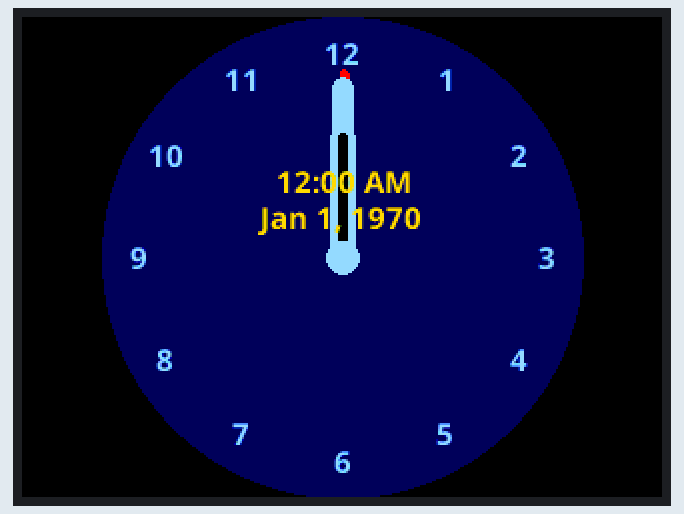
Simulated run of this program. Board: ESP32. Shown: 320×240 colour display. WiFi joins after 1.5 s; servers stay silent unless stated; the local clock reads 2024-03-15 10:24:30 at power-on unless the program sets it; what the program prints to the serial monitor is not drawn.

Above: at 1.6 s.
At 6.01 s:
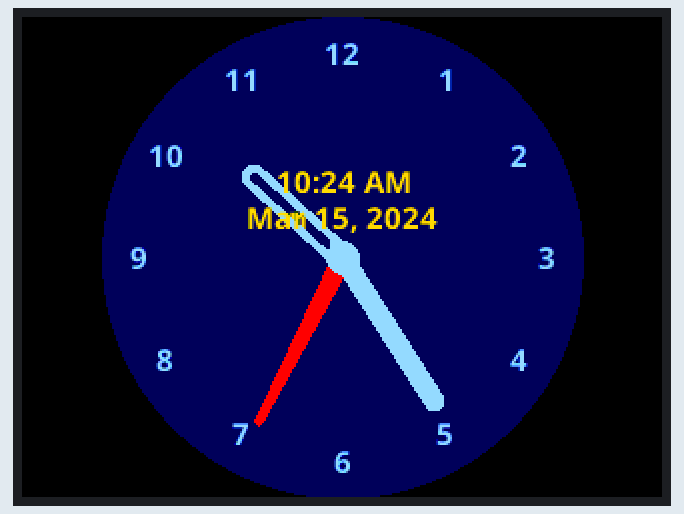
At 10.51 s:
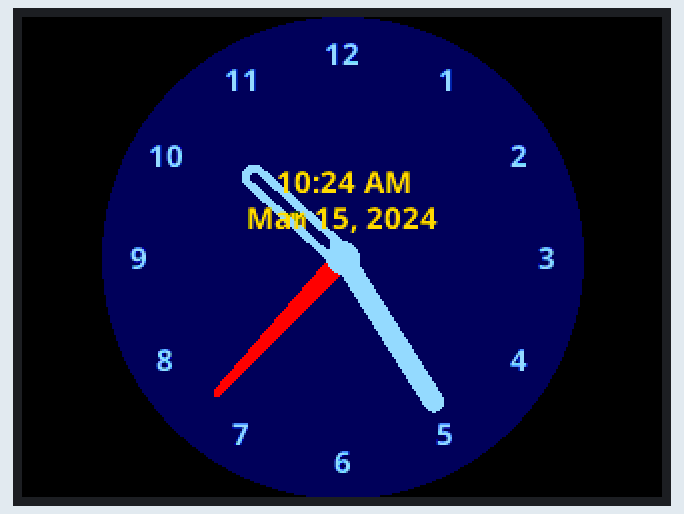
At 19.47 s:
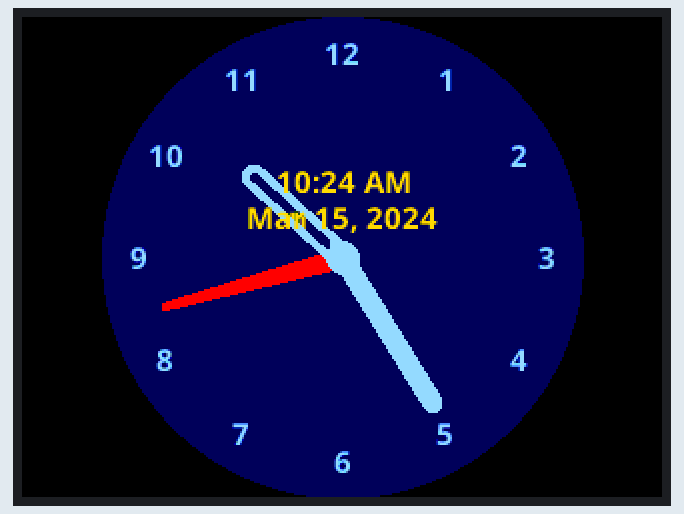
At 28.11 s:
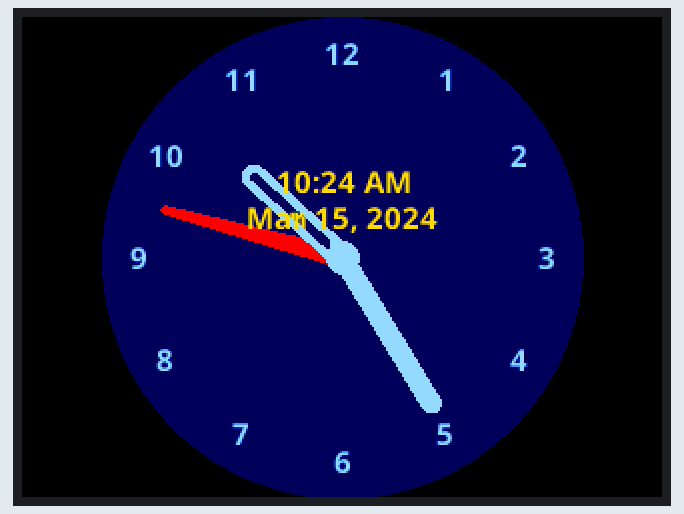
At 37.98 s:
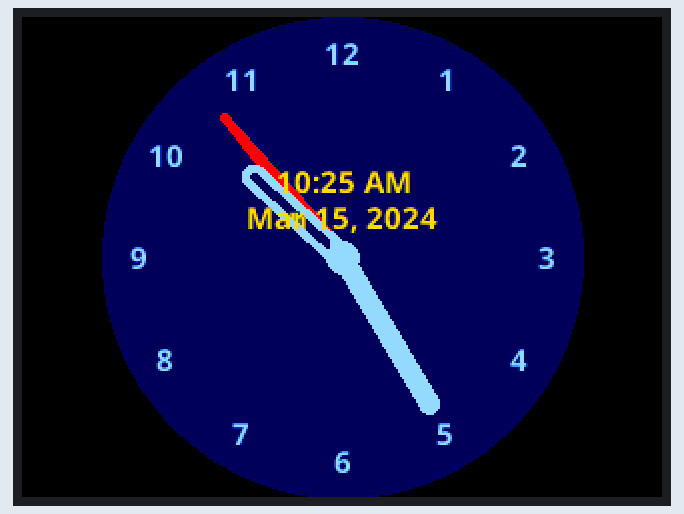

The program:

main.cpp
```cpp
// Sketch to draw an analogue clock on the screen
// This uses anti-aliased drawing functions that are built into TFT_eSPI

// Anti-aliased lines can be drawn with sub-pixel resolution and permit lines to be
// drawn with less jaggedness.

// Based on a sketch by DavyLandman:
// https://github.com/Bodmer/TFT_eSPI/issues/905


#define WIFI_SSID      "Frontier5664"
#define WIFI_PASSWORD  "8854950591"

// ===== BOARD-SPECIFIC CONFIGURATION =====
#if defined(BOARD_CYD_RESISTIVE)
  // ESP32-2432S028R with XPT2046 Resistive Touch (SPI)
  #define TFT_BACKLIGHT 21
  #define BOARD_NAME "ESP32-2432S028R (Resistive)"

#elif defined(BOARD_CYD_CAPACITIVE)
  // JC2432W328C with CST816S Capacitive Touch (I2C)
  #define TFT_BACKLIGHT 27
  #define BOARD_NAME "JC2432W328C (Capacitive)"

#else
  #error "No board defined! Use -DBOARD_CYD_RESISTIVE or -DBOARD_CYD_CAPACITIVE"
#endif

#include <Arduino.h>
#include <TFT_eSPI.h> // Master copy here: https://github.com/Bodmer/TFT_eSPI
#include <SPI.h>

#include "NotoSansBold15.h"

TFT_eSPI tft = TFT_eSPI();  // Invoke library, pins defined in User_Setup.h
TFT_eSprite face = TFT_eSprite(&tft);

// Display dimensions
#define SCREEN_WIDTH  320
#define SCREEN_HEIGHT 240

#define CLOCK_FG   TFT_SKYBLUE
#define CLOCK_BG   TFT_NAVY
#define SECCOND_FG TFT_RED
#define LABEL_FG   TFT_GOLD

#define CLOCK_R       120.0f // Clock face radius (float type) - 240px diameter
#define H_HAND_LENGTH CLOCK_R/2.0f
#define M_HAND_LENGTH CLOCK_R/1.4f
#define S_HAND_LENGTH CLOCK_R/1.3f

#define FACE_W CLOCK_R * 2 + 1
#define FACE_H CLOCK_R * 2 + 1

// Calculate 1 second increment angles. Hours and minute hand angles
// change every second so we see smooth sub-pixel movement
#define SECOND_ANGLE 360.0 / 60.0
#define MINUTE_ANGLE SECOND_ANGLE / 60.0
#define HOUR_ANGLE   MINUTE_ANGLE / 12.0

// Sprite width and height
#define FACE_W CLOCK_R * 2 + 1
#define FACE_H CLOCK_R * 2 + 1

// Time h:m:s
uint8_t h = 0, m = 0, s = 0;

float time_secs = h * 3600 + m * 60 + s;

// Forward declarations
void getCoord(int16_t x, int16_t y, float *xp, float *yp, int16_t r, float a);
static void renderFace(float t);
void syncTime();

// Load header after time_secs global variable has been created so it is in scope
#include "NTP_Time.h" // Attached to this sketch, see that tab for library needs

// Time for next tick
uint32_t targetTime = 0;

// =========================================================================
// Setup
// =========================================================================
void setup() {
  Serial.begin(115200);
  delay(1000);
  Serial.println("\n\n========== BOARD DEBUG INFO ==========");

  // ESP32 Chip Info
  esp_chip_info_t chip_info;
  esp_chip_info(&chip_info);
  Serial.printf("Chip Model: ESP32 with %d CPU cores\n", chip_info.cores);
  Serial.printf("WiFi%s%s\n",
                (chip_info.features & CHIP_FEATURE_BT) ? "/BT" : "",
                (chip_info.features & CHIP_FEATURE_BLE) ? "/BLE" : "");
  Serial.printf("Silicon revision: %d\n", chip_info.revision);
  Serial.printf("Flash size: %dMB %s\n",
                spi_flash_get_chip_size() / (1024 * 1024),
                (chip_info.features & CHIP_FEATURE_EMB_FLASH) ? "embedded" : "external");

  // Memory Info
  Serial.printf("Free heap: %d bytes\n", ESP.getFreeHeap());
  Serial.printf("Total heap: %d bytes\n", ESP.getHeapSize());
  Serial.printf("Free PSRAM: %d bytes\n", ESP.getFreePsram());
  Serial.printf("Total PSRAM: %d bytes\n", ESP.getPsramSize());

  // Display info
  Serial.println("\n--- Display Configuration ---");
  Serial.printf("Board: %s\n", BOARD_NAME);
  Serial.printf("TFT_MISO: %d\n", TFT_MISO);
  Serial.printf("TFT_MOSI: %d\n", TFT_MOSI);
  Serial.printf("TFT_SCLK: %d\n", TFT_SCLK);
  Serial.printf("TFT_CS: %d\n", TFT_CS);
  Serial.printf("TFT_DC: %d\n", TFT_DC);
  Serial.printf("TFT_BACKLIGHT: %d\n", TFT_BACKLIGHT);
  Serial.printf("Screen dimensions: %d x %d\n", SCREEN_WIDTH, SCREEN_HEIGHT);
  Serial.printf("Sprite size: %d x %d\n", (int)FACE_W, (int)FACE_H);
  Serial.printf("Sprite memory needed: ~%d bytes\n", (int)(FACE_W * FACE_H / 2));

  Serial.println("======================================\n");
  Serial.println("Booting...");

  // Initialize backlight
  pinMode(TFT_BACKLIGHT, OUTPUT);
  digitalWrite(TFT_BACKLIGHT, HIGH);

  // Initialise the screen
  tft.init();

  // Ideally set orientation for good viewing angle range because
  // the anti-aliasing effectiveness varies with screen viewing angle
  // Usually this is when screen ribbon connector is at the bottom
  tft.setRotation(1);
  tft.fillScreen(TFT_BLACK);

  // Create the clock face sprite
  // Use 8-bit color depth to fit the large 241x241 sprite in memory
  face.setColorDepth(8);
  face.createSprite(FACE_W, FACE_H);

  // Only 1 font used in the sprite, so can remain loaded
  face.loadFont(NotoSansBold15);

  // Draw the whole clock - NTP time not available yet
  renderFace(time_secs);

  targetTime = millis() + 100;
}

// =========================================================================
// Loop
// =========================================================================
void loop() {
  // Update time periodically
  if (targetTime < millis()) {

    // Update next tick time in 100 milliseconds for smooth movement
    targetTime = millis() + 100;

    // Increment time by 100 milliseconds
    time_secs += 0.100;

    // Midnight roll-over
    if (time_secs >= (60 * 60 * 24)) time_secs = 0;

    // All graphics are drawn in sprite to stop flicker
    renderFace(time_secs);

    // Request time from NTP server and synchronise the local clock
    // (clock may pause since this may take >100ms)
    syncTime();
  }
}

// =========================================================================
// Draw the clock face in the sprite
// =========================================================================
static void renderFace(float t) {
  float h_angle = t * HOUR_ANGLE;
  float m_angle = t * MINUTE_ANGLE;
  float s_angle = t * SECOND_ANGLE;

  // The face is completely redrawn - this can be done quickly
  face.fillSprite(TFT_BLACK);

  // Draw the face circle
  face.fillSmoothCircle( CLOCK_R, CLOCK_R, CLOCK_R, CLOCK_BG );

  // Set text datum to middle centre and the colour
  face.setTextDatum(MC_DATUM);

  // The background colour will be read during the character rendering
  face.setTextColor(CLOCK_FG, CLOCK_BG);

  // Text offset adjustment (scaled for larger clock)
  constexpr uint32_t dialOffset = CLOCK_R - 18;

  float xp = 0.0, yp = 0.0; // Use float pixel position for smooth AA motion

  // Draw digits around clock perimeter
  for (uint32_t h = 1; h <= 12; h++) {
    getCoord(CLOCK_R, CLOCK_R, &xp, &yp, dialOffset, h * 360.0 / 12);
    face.drawNumber(h, xp, 2 + yp);
  }

  // Display digital time and date
  face.setTextColor(LABEL_FG, CLOCK_BG);

  // Calculate 12-hour format time
  time_t local = TIMEZONE.toLocal(now(), &tz1_Code);
  int h12 = hour(local);
  int m = minute(local);
  bool isPM = h12 >= 12;
  if (h12 > 12) h12 -= 12;
  if (h12 == 0) h12 = 12;

  // Format time string
  String timeStr = "";
  if (h12 < 10) timeStr += " ";
  timeStr += h12;
  timeStr += ":";
  if (m < 10) timeStr += "0";
  timeStr += m;
  timeStr += " ";
  timeStr += isPM ? "PM" : "AM";

  // Format date string
  String dateStr = "";
  dateStr += monthShortStr(month(local));
  dateStr += " ";
  dateStr += day(local);
  dateStr += ", ";
  dateStr += year(local);

  // Center the clock sprite on the 320x240 display
  int16_t spriteX = (SCREEN_WIDTH - FACE_W) / 2;
  int16_t spriteY = (SCREEN_HEIGHT - FACE_H) / 2;

  // Draw second hand (scaled for larger clock)
  getCoord(CLOCK_R, CLOCK_R, &xp, &yp, S_HAND_LENGTH, s_angle);
  face.drawWedgeLine(CLOCK_R, CLOCK_R, xp, yp, 5.0, 2.0, SECCOND_FG);

  // Draw minute hand (scaled widths for larger clock)
  getCoord(CLOCK_R, CLOCK_R, &xp, &yp, M_HAND_LENGTH, m_angle);
  face.drawWideLine(CLOCK_R, CLOCK_R, xp, yp, 10.0f, CLOCK_FG);
//  face.drawWideLine(CLOCK_R, CLOCK_R, xp, yp, 4.0f, CLOCK_BG);

  // Draw hour hand (scaled widths for larger clock)
  getCoord(CLOCK_R, CLOCK_R, &xp, &yp, H_HAND_LENGTH, h_angle);
  face.drawWideLine(CLOCK_R, CLOCK_R, xp, yp, 12.0f, CLOCK_FG);
  face.drawWideLine(CLOCK_R, CLOCK_R, xp, yp, 4.0f, TFT_TRANSPARENT);

  // Draw the central pivot circle (scaled for larger clock)
  face.fillSmoothCircle(CLOCK_R, CLOCK_R, 8, CLOCK_FG);

  face.drawString(timeStr, CLOCK_R, CLOCK_R * 0.70);
  face.drawString(dateStr, CLOCK_R, CLOCK_R * 0.85);

  face.pushSprite(spriteX, spriteY, TFT_TRANSPARENT);
}

// =========================================================================
// Get coordinates of end of a line, pivot at x,y, length r, angle a
// =========================================================================
// Coordinates are returned to caller via the xp and yp pointers
#define DEG2RAD 0.0174532925
void getCoord(int16_t x, int16_t y, float *xp, float *yp, int16_t r, float a)
{
  float sx1 = cos( (a - 90) * DEG2RAD);
  float sy1 = sin( (a - 90) * DEG2RAD);
  *xp =  sx1 * r + x;
  *yp =  sy1 * r + y;
}
```

Source omitted: NTP_Time.h (13146 bytes), toSansBold15.h (data table, 65775 bytes)

Measured:
- what the display in image 0 shows lasts 1.8 s, from 1.6 s to 3.4 s
- what the display in image 3 shows lasts 0.4 s, from 19.3 s to 19.7 s
